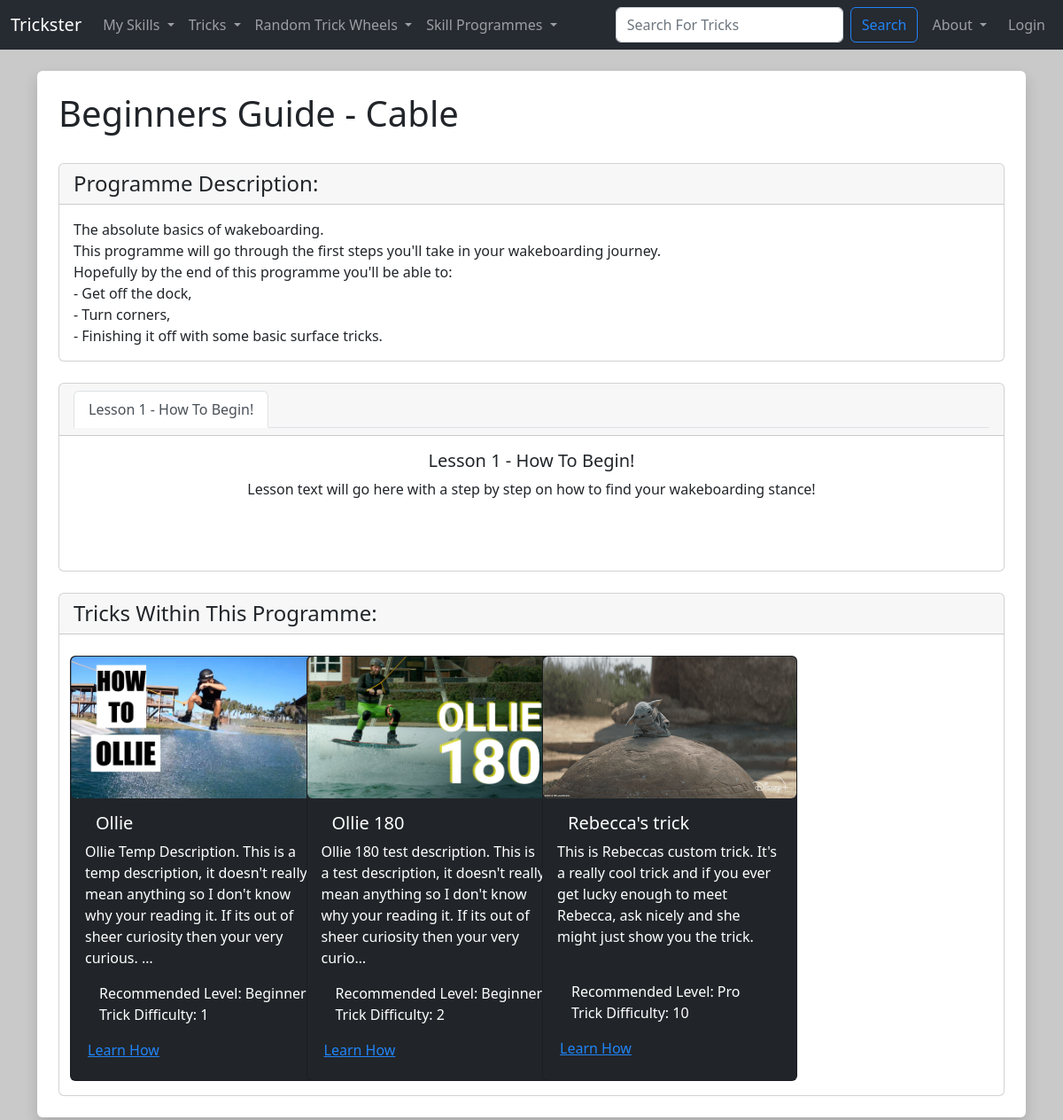
/view_programme/1, run on the app's committed database.
### TricksterMain/models.py (models this page shows, shortened)
class Trick_Programme (models.Model):
  ProgrammeID = models.AutoField(primary_key=True)
  ProgrammeName = models.CharField(max_length=25)
  ProgrammeDiscription = models.TextField(blank=True)
  ProgrammeTricks = models.ManyToManyField(Trick, related_name='programme_tricks', blank=True)
  ProgrammeRecLevel = models.ForeignKey(SkillLevel, blank=True, null=True, on_delete=models.CASCADE)
  ProgrammeDifficulty = models.PositiveIntegerField(null=True, validators=[MinValueValidator(1), MaxValueValidator(10)])
  ProgrammeImg = models.ImageField(null=True, blank=True, upload_to="images/")
  ProgrammeCategory = models.ManyToManyField(Category, related_name='programme_category_tags', blank=True)

class Programme_Lesson (models.Model):
  LessonID = models.AutoField(primary_key=True)
  Programme = models.ForeignKey(Trick_Programme, related_name='lesson', blank=True, null=True, on_delete=models.CASCADE)
  LessonNumber = models.PositiveIntegerField(null=True, validators=[MinValueValidator(1), MaxValueValidator(10)])
  LessonName = models.CharField(max_length=25)
  LessonShortDesc = models.TextField(blank=True)
  LessonLongDesc = models.TextField(blank=True)
  LessonVideo = EmbedVideoField(blank=True)

class Trick (models.Model):
  TrickID = models.AutoField(primary_key=True)
  TrickName = models.CharField(max_length=25)
  TrickDiscription = models.TextField(blank=True)
  TrickHowTo = models.TextField(blank=True)
  TrickRecLevel = models.ForeignKey(SkillLevel, blank=True, null=True, on_delete=models.CASCADE)
  TrickDifficulty = models.PositiveIntegerField(null=True, validators=[MinValueValidator(1), MaxValueValidator(10)])
  TrickImg = models.ImageField(null=True, blank=True, upload_to="images/")
  TrickCategory = models.ManyToManyField(Category, related_name='trick_category_tags', blank=True)
  approved = models.BooleanField('Approved', default=False)

class SkillLevel (models.Model):
  SkillLevelID = models.AutoField(primary_key=True)
  SkillLevelName = models.CharField(max_length=25)
  def __str__(self):
    return self.SkillLevelName

### TricksterMain/views.py (the view)
# urls.py: path('view_programme/<programme_id>', views.view_programme, name='view-programme'),
def view_programme(request, programme_id):
  current_page = request.path
  Programme = Trick_Programme.objects.get(pk=programme_id)
  Programme_Tricks = Programme.ProgrammeTricks.order_by('TrickRecLevel', 'TrickDifficulty', 'TrickName')
  Lessons = Programme_Lesson.objects.filter(Programme=programme_id).order_by('LessonNumber')
  return render(request, 'main/view_programme.html', {'Programme':Programme, 'Programme_Tricks':Programme_Tricks, 'Lessons':Lessons, 'current_page':current_page})

### TricksterMain/templates/main/view_programme.html (shortened to what this page needs)
{% extends 'main/base.html' %}
{% load static %}
{% load embed_video_tags %}
{% block content  %}
<div class="shadow  p-4 mb-5 bg-body rounded">
  <h1> {{ Programme.ProgrammeName }} </h1>
  <br/>
  <div class="card ">
    <h4 class="card-header">Programme Description:</h4>
    <div class="card-body">
      <p class="card-text">{{ Programme.ProgrammeDiscription|linebreaksbr }}</p>
    </div>
  </div>
  {% if Lessons %}
    <div class="card text-center">
      <div class="card-header">
        <ul class="nav nav-tabs" id="myTab" role="tablist">
          {% for lesson in Lessons %}
            <li class="nav-item" role="presentation">
              {% if lesson.LessonNumber == 1 %}
                <button class="nav-link active" id="{{ Lessons.LessonID }}" data-bs-toggle="tab" data-bs-target="#{{ lesson.LessonNumber }}" type="button" role="tab" aria-controls="{{ lesson.LessonNumber }}" aria-selected="true">{{ lesson.LessonName }}</button>
              {% else %}
                <button class="nav-link" id="{{ Lessons.LessonID }}" data-bs-toggle="tab" data-bs-target="#{{ lesson.LessonNumber }}" type="button" role="tab" aria-controls="{{ lesson.LessonNumber }}" aria-selected="true">{{ lesson.LessonName }}</button>
              {% endif %}
            </li>
          {% endfor %}
        </ul>
      </div>
      <div class="card-body">
        <div class="tab-content" id="myTabContent">
          {% for lesson in Lessons %}
            {% if lesson.LessonNumber == 1 %}
              <div class="tab-pane fade show active" id="{{ lesson.LessonNumber }}" role="tabpanel" aria-labelledby="{{ Lessons.LessonID }}">
            {% else %}
              <div class="tab-pane fade" id="{{ lesson.LessonNumber }}" role="tabpanel" aria-labelledby="{{ Lessons.LessonID }}">
            {% endif %}
              <h5 class="card-text">{{ lesson.LessonName }}</h5>
              <p class="card-text">{{ lesson.LessonLongDesc|linebreaksbr }}</p>
            </div>
          {% endfor %}
        </div>
      </div>
    </div>
  {% else %}
    <div class="shadow  p-4 mb-5 bg-body rounded">
      <h3>This Programme Has No Lessons</h3>
    </div>
  {% endif %}
  <div class="card ">
    <h4 class="card-header">Tricks Within This Programme:</h4>
    <div class="container-md">
      <div class="row row-cols-1 row-cols-sm-2 row-cols-md-3 row-cols-xl-4 g-4">
        {% for trick in Programme_Tricks %}
          {% include 'components/trick_cards.html' with trick=trick user=request.user current_page=current_page %}
        {% endfor %}
      </div>
    </div>
  </div>
</div>
{% endblock %}

### TricksterMain/templates/components/trick_cards.html (shortened to what this page needs)
{% load static %}
<div class="col-sm">
  {% if user.is_authenticated %}
    <div class="card text-bg-dark mb-3" style="width: 18rem; height: 33rem;">
  {% else %}
    <div class="card text-bg-dark mb-3" style="width: 18rem; height: 30rem;">
  {% endif %}
    {% if trick.TrickImg %}
      <img src="{{ trick.TrickImg.url }}" class="img-fluid rounded" alt="trick cover image">
    {% endif %}
    <div class="card-body">
      <h5 class="card-title">
        <div class="container">
          <div class="row">
            {% if user.is_superuser %}
              <div class="col-7">
                {{ trick }}
              </div>
              <div class="col-5">
                <a href="{% url 'update-trick' trick.TrickID %}" class="btn btn-success btn-sm">Edit Trick</a>
              </div>
            {% else %}
              <div class="col-12">
                {{ trick.TrickName }}
              </div>
            {% endif %}
          </div>
        </div>
      </h5>
      <p class="card-text">{{ trick.TrickDiscription|truncatechars:180 }}</p>
    </div>
    <ul class="list-group-dark list-group-flush">
      <li class="list-group-item">Recommended Level: {{ trick.TrickRecLevel }}</li>
      <li class="list-group-item">Trick Difficulty: {{ trick.TrickDifficulty }}</li>
    </ul>
    <div class="card-body-dark text-center gap-3" style="height: 3rem">
      <div class="container">
        <div class="row">
          <div class="col-6">
            <a href="{% url 'show-trick' trick.TrickID %}" class="card-link me-md-4">Learn How</a>
          </div>
          <div class="col-6">
          </div>
        </div>
      </div>
    </div>
  </div>
</div>

### TricksterMain/templates/main/base.html (style rules this page uses)
body { background: #c9c9c9 }

### data on the page
Trick_Programme: ProgrammeName "Beginners Guide - Cable", ProgrammeDiscription "The absolute basics of wakeboarding. This programme will go through the first steps you'll take in your wakeboarding journey. Hopefully by the end of this programme you'll be able to: - Get off the dock, - Turn corners, - Finishing it off with some basic surface tricks."
Programme_Lesson: LessonName "Lesson 1 - How To Begin!", LessonLongDesc "Lesson text will go here with a step by step on how to find your wakeboarding stance!"
Trick: TrickImg (picture), TrickName "Ollie", TrickDiscription "Ollie Temp Description. This is a temp description, it doesn't really mean anything so I don't know why your reading it. If its out of sheer curiosity then your very curious. …", TrickRecLevel "Beginner", TrickDifficulty "1"
Trick: TrickImg (picture), TrickName "Ollie 180", TrickDiscription "Ollie 180 test description. This is a test description, it doesn't really mean anything so I don't know why your reading it. If its out of sheer curiosity then your very curio…", TrickRecLevel "Beginner", TrickDifficulty "2"
Trick: TrickImg (picture), TrickName "Rebecca's trick", TrickDiscription "This is Rebeccas custom trick. It's a really cool trick and if you ever get lucky enough to meet Rebecca, ask nicely and she might just show you the trick.", TrickRecLevel "Pro", TrickDifficulty "10"
